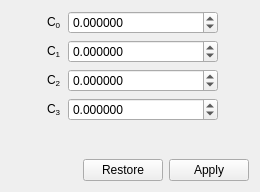
<?xml version="1.0" encoding="UTF-8"?>
<ui version="4.0">
 <class>FormCTemp</class>
 <widget class="QWidget" name="FormCTemp">
  <property name="geometry">
   <rect>
    <x>0</x>
    <y>0</y>
    <width>260</width>
    <height>192</height>
   </rect>
  </property>
  <property name="windowTitle">
   <string>Form</string>
  </property>
  <layout class="QVBoxLayout" name="verticalLayout">
   <item>
    <layout class="QFormLayout" name="formLayout">
     <property name="formAlignment">
      <set>Qt::AlignHCenter|Qt::AlignTop</set>
     </property>
     <item row="0" column="0">
      <widget class="QLabel" name="cTemp0Label">
       <property name="text">
        <string>&lt;html&gt;&lt;head/&gt;&lt;body&gt;&lt;p&gt;C&lt;span style=&quot; vertical-align:sub;&quot;&gt;0&lt;/span&gt;&lt;/p&gt;&lt;/body&gt;&lt;/html&gt;</string>
       </property>
      </widget>
     </item>
     <item row="0" column="1">
      <widget class="QDoubleSpinBox" name="cTemp0">
       <property name="maximumSize">
        <size>
         <width>150</width>
         <height>29</height>
        </size>
       </property>
       <property name="decimals">
        <number>6</number>
       </property>
       <property name="minimum">
        <double>-100000.000000000000000</double>
       </property>
       <property name="maximum">
        <double>100000.000000000000000</double>
       </property>
       <property name="singleStep">
        <double>1.000000000000000</double>
       </property>
      </widget>
     </item>
     <item row="1" column="0">
      <widget class="QLabel" name="cTemp1Label">
       <property name="text">
        <string>&lt;html&gt;&lt;head/&gt;&lt;body&gt;&lt;p&gt;C&lt;span style=&quot; vertical-align:sub;&quot;&gt;1&lt;/span&gt;&lt;/p&gt;&lt;/body&gt;&lt;/html&gt;</string>
       </property>
      </widget>
     </item>
     <item row="1" column="1">
      <widget class="QDoubleSpinBox" name="cTemp1">
       <property name="maximumSize">
        <size>
         <width>150</width>
         <height>29</height>
        </size>
       </property>
       <property name="decimals">
        <number>6</number>
       </property>
       <property name="minimum">
        <double>-100000.000000000000000</double>
       </property>
       <property name="maximum">
        <double>100000.000000000000000</double>
       </property>
       <property name="singleStep">
        <double>0.100000000000000</double>
       </property>
      </widget>
     </item>
     <item row="2" column="0">
      <widget class="QLabel" name="cTemp2Label">
       <property name="text">
        <string>&lt;html&gt;&lt;head/&gt;&lt;body&gt;&lt;p&gt;C&lt;span style=&quot; vertical-align:sub;&quot;&gt;2&lt;/span&gt;&lt;/p&gt;&lt;/body&gt;&lt;/html&gt;</string>
       </property>
      </widget>
     </item>
     <item row="2" column="1">
      <widget class="QDoubleSpinBox" name="cTemp2">
       <property name="maximumSize">
        <size>
         <width>150</width>
         <height>29</height>
        </size>
       </property>
       <property name="decimals">
        <number>6</number>
       </property>
       <property name="minimum">
        <double>-100000.000000000000000</double>
       </property>
       <property name="maximum">
        <double>100000.000000000000000</double>
       </property>
       <property name="singleStep">
        <double>0.010000000000000</double>
       </property>
      </widget>
     </item>
     <item row="3" column="0">
      <widget class="QLabel" name="cTemp3Label">
       <property name="text">
        <string>&lt;html&gt;&lt;head/&gt;&lt;body&gt;&lt;p&gt;C&lt;span style=&quot; vertical-align:sub;&quot;&gt;3&lt;/span&gt;&lt;/p&gt;&lt;/body&gt;&lt;/html&gt;</string>
       </property>
      </widget>
     </item>
     <item row="3" column="1">
      <widget class="QDoubleSpinBox" name="cTemp3">
       <property name="maximumSize">
        <size>
         <width>150</width>
         <height>29</height>
        </size>
       </property>
       <property name="decimals">
        <number>6</number>
       </property>
       <property name="minimum">
        <double>-100000.000000000000000</double>
       </property>
       <property name="maximum">
        <double>100000.000000000000000</double>
       </property>
       <property name="singleStep">
        <double>0.001000000000000</double>
       </property>
      </widget>
     </item>
    </layout>
   </item>
   <item>
    <layout class="QHBoxLayout" name="horizontalLayout">
     <item>
      <spacer name="horizontalSpacer">
       <property name="orientation">
        <enum>Qt::Horizontal</enum>
       </property>
       <property name="sizeHint" stdset="0">
        <size>
         <width>40</width>
         <height>20</height>
        </size>
       </property>
      </spacer>
     </item>
     <item>
      <widget class="QPushButton" name="cTempRestore">
       <property name="text">
        <string>Restore</string>
       </property>
      </widget>
     </item>
     <item>
      <widget class="QPushButton" name="cTempApply">
       <property name="text">
        <string>Apply</string>
       </property>
      </widget>
     </item>
    </layout>
   </item>
  </layout>
 </widget>
 <resources/>
 <connections/>
</ui>
